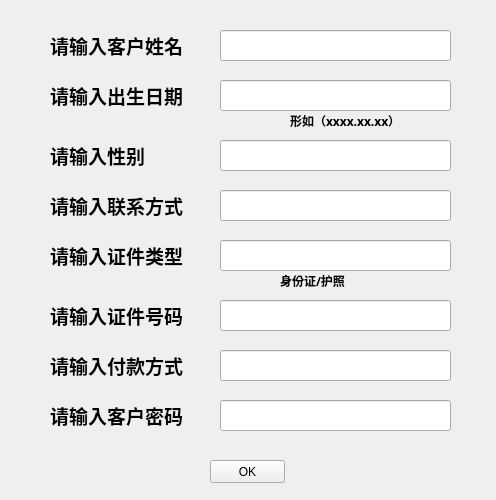
<?xml version="1.0" encoding="UTF-8"?>
<ui version="4.0">
 <class>userREFRESH</class>
 <widget class="QWidget" name="userREFRESH">
  <property name="geometry">
   <rect>
    <x>0</x>
    <y>0</y>
    <width>496</width>
    <height>500</height>
   </rect>
  </property>
  <property name="windowTitle">
   <string>更新</string>
  </property>
  <widget class="QPushButton" name="reok">
   <property name="geometry">
    <rect>
     <x>210</x>
     <y>460</y>
     <width>75</width>
     <height>23</height>
    </rect>
   </property>
   <property name="text">
    <string>OK</string>
   </property>
  </widget>
  <widget class="QLabel" name="label_2">
   <property name="geometry">
    <rect>
     <x>50</x>
     <y>30</y>
     <width>151</width>
     <height>31</height>
    </rect>
   </property>
   <property name="font">
    <font>
     <family>Agency FB</family>
     <pointsize>14</pointsize>
     <weight>75</weight>
     <bold>true</bold>
    </font>
   </property>
   <property name="text">
    <string>请输入客户姓名</string>
   </property>
  </widget>
  <widget class="QLineEdit" name="username">
   <property name="geometry">
    <rect>
     <x>220</x>
     <y>30</y>
     <width>231</width>
     <height>31</height>
    </rect>
   </property>
  </widget>
  <widget class="QLabel" name="label_3">
   <property name="geometry">
    <rect>
     <x>50</x>
     <y>80</y>
     <width>151</width>
     <height>31</height>
    </rect>
   </property>
   <property name="font">
    <font>
     <family>Agency FB</family>
     <pointsize>14</pointsize>
     <weight>75</weight>
     <bold>true</bold>
    </font>
   </property>
   <property name="text">
    <string>请输入出生日期</string>
   </property>
  </widget>
  <widget class="QLineEdit" name="userbirth">
   <property name="geometry">
    <rect>
     <x>220</x>
     <y>80</y>
     <width>231</width>
     <height>31</height>
    </rect>
   </property>
  </widget>
  <widget class="QLabel" name="label_4">
   <property name="geometry">
    <rect>
     <x>290</x>
     <y>110</y>
     <width>111</width>
     <height>21</height>
    </rect>
   </property>
   <property name="font">
    <font>
     <family>Agency FB</family>
     <pointsize>9</pointsize>
     <weight>75</weight>
     <bold>true</bold>
    </font>
   </property>
   <property name="text">
    <string>形如（xxxx.xx.xx）</string>
   </property>
  </widget>
  <widget class="QLabel" name="label_5">
   <property name="geometry">
    <rect>
     <x>50</x>
     <y>140</y>
     <width>121</width>
     <height>31</height>
    </rect>
   </property>
   <property name="font">
    <font>
     <family>Agency FB</family>
     <pointsize>14</pointsize>
     <weight>75</weight>
     <bold>true</bold>
    </font>
   </property>
   <property name="text">
    <string>请输入性别</string>
   </property>
  </widget>
  <widget class="QLineEdit" name="usersex">
   <property name="geometry">
    <rect>
     <x>220</x>
     <y>140</y>
     <width>231</width>
     <height>31</height>
    </rect>
   </property>
  </widget>
  <widget class="QLabel" name="label_6">
   <property name="geometry">
    <rect>
     <x>50</x>
     <y>190</y>
     <width>151</width>
     <height>31</height>
    </rect>
   </property>
   <property name="font">
    <font>
     <family>Agency FB</family>
     <pointsize>14</pointsize>
     <weight>75</weight>
     <bold>true</bold>
    </font>
   </property>
   <property name="text">
    <string>请输入联系方式</string>
   </property>
  </widget>
  <widget class="QLineEdit" name="usernum">
   <property name="geometry">
    <rect>
     <x>220</x>
     <y>190</y>
     <width>231</width>
     <height>31</height>
    </rect>
   </property>
  </widget>
  <widget class="QLabel" name="label_7">
   <property name="geometry">
    <rect>
     <x>50</x>
     <y>240</y>
     <width>151</width>
     <height>31</height>
    </rect>
   </property>
   <property name="font">
    <font>
     <family>Agency FB</family>
     <pointsize>14</pointsize>
     <weight>75</weight>
     <bold>true</bold>
    </font>
   </property>
   <property name="text">
    <string>请输入证件类型</string>
   </property>
  </widget>
  <widget class="QLineEdit" name="usertype">
   <property name="geometry">
    <rect>
     <x>220</x>
     <y>240</y>
     <width>231</width>
     <height>31</height>
    </rect>
   </property>
  </widget>
  <widget class="QLabel" name="label_8">
   <property name="geometry">
    <rect>
     <x>280</x>
     <y>270</y>
     <width>111</width>
     <height>21</height>
    </rect>
   </property>
   <property name="font">
    <font>
     <family>Agency FB</family>
     <pointsize>9</pointsize>
     <weight>75</weight>
     <bold>true</bold>
    </font>
   </property>
   <property name="text">
    <string>身份证/护照</string>
   </property>
  </widget>
  <widget class="QLabel" name="label_9">
   <property name="geometry">
    <rect>
     <x>50</x>
     <y>300</y>
     <width>151</width>
     <height>31</height>
    </rect>
   </property>
   <property name="font">
    <font>
     <family>Agency FB</family>
     <pointsize>14</pointsize>
     <weight>75</weight>
     <bold>true</bold>
    </font>
   </property>
   <property name="text">
    <string>请输入证件号码</string>
   </property>
  </widget>
  <widget class="QLineEdit" name="useridnum">
   <property name="geometry">
    <rect>
     <x>220</x>
     <y>300</y>
     <width>231</width>
     <height>31</height>
    </rect>
   </property>
  </widget>
  <widget class="QLabel" name="label_10">
   <property name="geometry">
    <rect>
     <x>50</x>
     <y>350</y>
     <width>151</width>
     <height>31</height>
    </rect>
   </property>
   <property name="font">
    <font>
     <family>Agency FB</family>
     <pointsize>14</pointsize>
     <weight>75</weight>
     <bold>true</bold>
    </font>
   </property>
   <property name="text">
    <string>请输入付款方式</string>
   </property>
  </widget>
  <widget class="QLineEdit" name="userpay">
   <property name="geometry">
    <rect>
     <x>220</x>
     <y>350</y>
     <width>231</width>
     <height>31</height>
    </rect>
   </property>
  </widget>
  <widget class="QLabel" name="label_11">
   <property name="geometry">
    <rect>
     <x>50</x>
     <y>400</y>
     <width>151</width>
     <height>31</height>
    </rect>
   </property>
   <property name="font">
    <font>
     <family>Agency FB</family>
     <pointsize>14</pointsize>
     <weight>75</weight>
     <bold>true</bold>
    </font>
   </property>
   <property name="text">
    <string>请输入客户密码</string>
   </property>
  </widget>
  <widget class="QLineEdit" name="userpassword">
   <property name="geometry">
    <rect>
     <x>220</x>
     <y>400</y>
     <width>231</width>
     <height>31</height>
    </rect>
   </property>
  </widget>
 </widget>
 <resources/>
 <connections/>
</ui>
